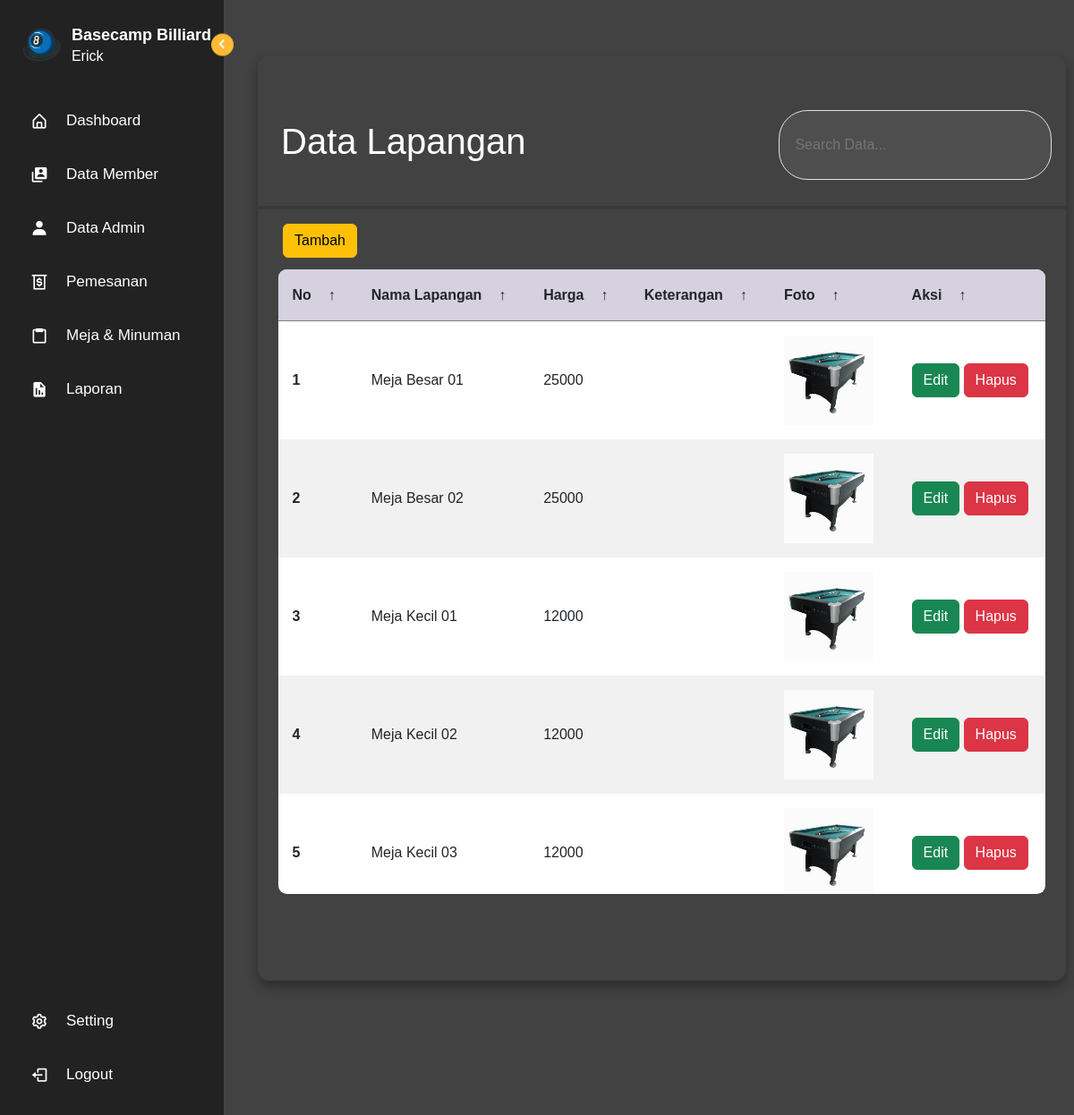
The app's page /index.php?page=meja (signed in), older data.
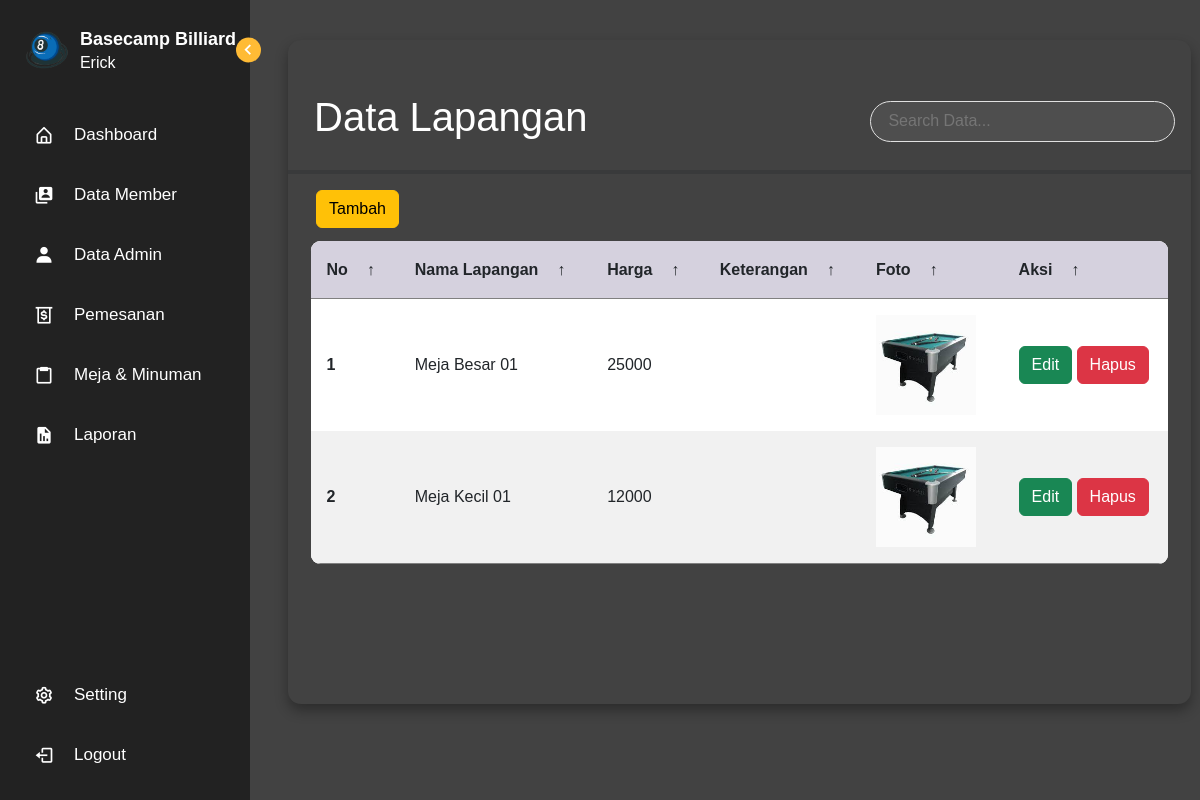
The same page, newer data.
### tables this page shows
CREATE TABLE `lapangan` (
  `idlap` int(11) NOT NULL,
  `nm` varchar(35) NOT NULL,
  `ket` text NOT NULL,
  `harga` int(11) NOT NULL,
  `foto` text NOT NULL
);

### functions.php (called while the page is built, shortened)
<?php
$conn = mysqli_connect("localhost", "root", "", "db_futsal");
function query($query)
{
  global $conn;
  $result = mysqli_query($conn, $query);
  $rows = [];
  while ($row = mysqli_fetch_assoc($result)) {
    $rows[] = $row;
  }
  return $rows;
}
 ?>

### admin/lapangan.php (the view, shortened to what this page needs)
<?php
include_once(__DIR__ . '/../functions.php');
$lapangan = query("SELECT * FROM lapangan");
?>
  <link rel="stylesheet" href="../css/form.css">
  <link rel="stylesheet" href="https://cdnjs.cloudflare.com/ajax/libs/font-awesome/4.7.0/css/font-awesome.min.css">
<body>
  <div class="container-fluid">
    <main class="table">
      <section class="table__header mt-5">
        <h1 style="margin-left:10px;">Data Lapangan</h1>
        <div class="input-group">
          <input type="search" name="search" id="searchInput" oninput="searchTable()" placeholder="Search Data...">
        </div>
      </section>
      <hr>
      <button class="btn btn-inti btn btn-warning" style="margin-left: 28px;" data-bs-toggle="modal" data-bs-target="#tambahModal1">Tambah</button>
      <section class="table__body">
        <table>
          <thead>
            <tr>
              <th> No <span class="icon-arrow">&UpArrow;</span></th>
              <th> Nama Lapangan <span class="icon-arrow">&UpArrow;</span></th>
              <th> Harga <span class="icon-arrow">&UpArrow;</span></th>
              <th> Keterangan <span class="icon-arrow">&UpArrow;</span></th>
              <th> Foto <span class="icon-arrow">&UpArrow;</span></th>
              <th> aksi <span class="icon-arrow">&UpArrow;</span></th>
            </tr>
          </thead>
          <tbody id="dataTable">
            <?php $i = 1; ?>
            <?php foreach ($lapangan as $row) : ?>
              <tr>
                <th scope="row"><?= $i++; ?></th>
                <td><?= $row["nm"]; ?></td>
                <td><?= $row["harga"]; ?></td>
                <td><?= $row["ket"]; ?></td>
                <td><img src="./img/<?= $row["foto"]; ?>" id="imglap" width="100" height="100"></td>
                <td>
                  <button class="btn btn-inti btn btn-success" data-bs-toggle="modal" data-bs-target="#editModal<?= $row["idlap"]; ?>">Edit</button>
                  <a href="admin/kontrol/hapusLpg.php?id=<?= $row["idlap"]; ?>" class="btn btn-danger">Hapus</a>
                </td>
              </tr>
            <?php endforeach; ?>
          </tbody>
        </table>
      </section>
    </main>

### index.php (shortened to what this page needs)
<?php
require "functions.php";
?>
<!DOCTYPE html>
<html lang="en">
<head>
    <link rel="stylesheet" href="css/style.css">
    <link href='https://unpkg.com/boxicons@2.1.1/css/boxicons.min.css' rel='stylesheet'>
    <link rel="stylesheet" href="https://cdn.jsdelivr.net/npm/bootstrap@5.3.0/dist/css/bootstrap.min.css">
</head>
<body>
    <nav class="sidebar">
        <header>
            <div class="image-text">
                <span class="image">
                    <img src="../logo.png" class="logo" style="width: 80px;" alt="">
                </span>
                <div class="text logo-text">
                    <span class="name">Basecamp Billiard</span>
                    <span class="profession"><?= $_SESSION["nama"]; ?></span>
                </div>
            </div>
            <i class='bx bx-chevron-right toggle'></i>
        </header>
        <div class="menu-bar">
            <div class="menu">
                <ul class="menu-links">
                    <li class="nav-link">
                        <a href="index.php?page=home">
                            <i class='bx bx-home-alt icon'></i>
                            <span class="text nav-text">Dashboard</span>
                        </a>
                    </li>
                    <li class="nav-link">
                        <a href="index.php?page=member">
                            <i class='bx bxs-user-account icon'></i>
                            <span class="text nav-text">Data Member</span>
                        </a>
                    </li>
                    <li class="nav-link">
                        <a href="index.php?page=admin">
                            <i class='bx bxs-user icon'></i>
                            <span class="text nav-text">Data Admin</span>
                        </a>
                    </li>
                    <li class="nav-link">
                        <a href="#sidemenu2" data-bs-toggle="collapse" aria-current="page">
                            <i class='bx bx-money-withdraw icon'></i>
                            <span class="text nav-text">Pemesanan</span>
                        </a>
                    </li>
                    <li class="nav-link down">
                        <a href="#sidemenu" data-bs-toggle="collapse" aria-current="page">
                            <i class='bx bx-clipboard icon'></i>
                            <span class="text nav-text">Meja & Minuman </span>
                        </a>
                    </li>
                    <li class="nav-link">
                        <a href="#sidemenu1" data-bs-toggle="collapse" aria-current="page">
                            <i class='bx bxs-report icon'></i>
                            <span class="text nav-text">Laporan</span>
                        </a>
                    </li>
                </ul>
            </div>
            <div class="bottom-content">
                <li class="">
                    <a href="index.php?page=setting">
                        <i class='bx bx-cog icon'></i>
                        <span class="text nav-text">Setting</span>
                    </a>
                </li>
                <li class="">
                    <a href="../logout.php">
                        <i class='bx bx-log-out icon'></i>
                        <span class="text nav-text">Logout</span>
                    </a>
                </li>
            </div>
        </div>
    </nav>
    <section class="home">
        <div class="text"></div>
        <?php
        if (isset($_GET['page'])) {
            $page = $_GET['page'];
            switch ($page) {
                case 'meja':
                    include 'admin/lapangan.php';
                    break;
            }
        } else {
            include 'admin/setting.php';
        }
        ?>
    </section>
</body>
</html>

### css/style.css (style rules this page uses)
* { margin: 0; padding: 0; box-sizing: border-box; font-family: 'Poppins', sans-serif; }
:root { --body-color: #E4E9F7; --sidebar-color: #FFF; --primary-color: #695CFE; --primary-color-light: #F6F5FF; --toggle-color: #DDD; --text-color: #707070; --tran-03: all 0.2s ease; --tran-03: all 0.3s ease; --tran-04: all 0.3s ease; --tran-05: all 0.3s ease; }
body { min-height: 100vh; background-color: var(--body-color); transition: var(--tran-05); }
.sidebar { position: fixed; top: 0; left: 0; height: 100%; width: 250px; padding: 10px 14px; background: #222222; transition: var(--tran-05); z-index: 100; }
.sidebar li { height: 50px; list-style: none; display: flex; align-items: center; margin-top: 10px; }
.sidebar header .image, .sidebar .icon { min-width: 60px; border-radius: 6px; }
.sidebar .icon { min-width: 60px; border-radius: 6px; height: 100%; display: flex; align-items: center; justify-content: center; font-size: 20px; }
.sidebar .text, .sidebar .icon { color: #fff; transition: var(--tran-03); }
.sidebar .text { font-size: 17px; font-weight: 500; white-space: nowrap; opacity: 1; }
.sidebar header { position: relative; }
.sidebar header .image-text { display: flex; align-items: center; }
.sidebar header .logo-text { display: flex; flex-direction: column; }
header .image-text .name { margin-top: 2px; font-size: 18px; font-weight: 600; }
header .image-text .profession { font-size: 16px; margin-top: -2px; display: block; }
.sidebar header .image { display: flex; align-items: center; justify-content: center; }
.sidebar header .image img { width: 40px; border-radius: 6px; }
.sidebar header .toggle { position: absolute; top: 50%; right: -25px; transform: translateY(-50%) rotate(180deg); height: 25px; width: 25px; background-color: #FFBB35; color: var(--sidebar-color); border-radius: 50%; display: flex; align-items: center; justify-content: center; font-size: 22px; cursor: pointer; transition: var(--tran-05); }
.sidebar .menu { margin-top: 10px; }
.sidebar li a { list-style: none; height: 100%; background-color: transparent; display: flex; align-items: center; height: 100%; width: 100%; border-radius: 6px; text-decoration: none; transition: var(--tran-03); }
.sidebar .menu-bar { height: calc(100% - 90px); display: flex; flex-direction: column; justify-content: space-between; overflow-y: scroll; }
.home { position: absolute; top: 0; top: 0; left: 250px; height: 100vh; width: calc(100% - 250px); background-color: #424242; transition: var(--tran-05); }
.home .text { font-size: 30px; font-weight: 500; color: #fff; padding: 12px 60px; }
.sidebar .menu-bar .menu-links { padding: 0px; }

Row changes from the older to the newer data that the page shows:
removed lapangan: nm "Meja Besar 02", harga "25000", foto (picture)
removed lapangan: nm "Meja Kecil 02", harga "12000", foto (picture)
removed lapangan: nm "Meja Kecil 03", harga "12000", foto (picture)
